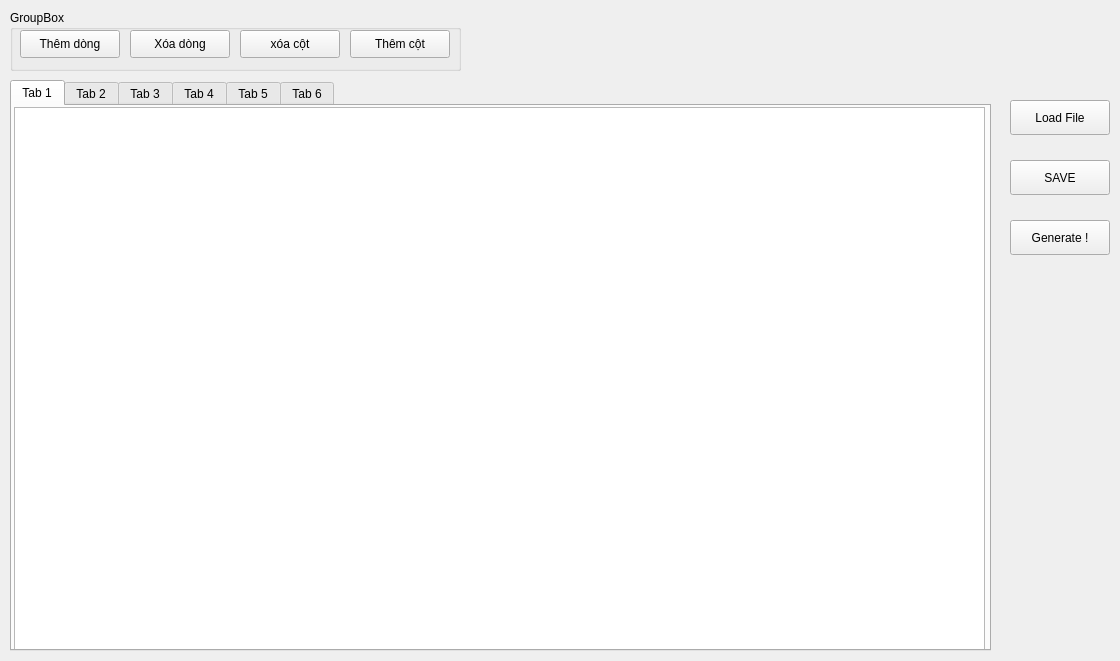
<?xml version="1.0" encoding="UTF-8"?>
<ui version="4.0">
 <class>DuToan</class>
 <widget class="QMainWindow" name="DuToan">
  <property name="geometry">
   <rect>
    <x>0</x>
    <y>0</y>
    <width>1120</width>
    <height>661</height>
   </rect>
  </property>
  <property name="windowTitle">
   <string>MainWindow</string>
  </property>
  <widget class="QWidget" name="centralwidget">
   <widget class="QPushButton" name="but_load_file">
    <property name="geometry">
     <rect>
      <x>1010</x>
      <y>100</y>
      <width>100</width>
      <height>35</height>
     </rect>
    </property>
    <property name="text">
     <string>Load File</string>
    </property>
   </widget>
   <widget class="QPushButton" name="but_save">
    <property name="geometry">
     <rect>
      <x>1010</x>
      <y>160</y>
      <width>100</width>
      <height>35</height>
     </rect>
    </property>
    <property name="text">
     <string>SAVE</string>
    </property>
   </widget>
   <widget class="QPushButton" name="but_generate">
    <property name="geometry">
     <rect>
      <x>1010</x>
      <y>220</y>
      <width>100</width>
      <height>35</height>
     </rect>
    </property>
    <property name="text">
     <string>Generate !</string>
    </property>
   </widget>
   <widget class="QGroupBox" name="groupBox">
    <property name="geometry">
     <rect>
      <x>10</x>
      <y>10</y>
      <width>451</width>
      <height>61</height>
     </rect>
    </property>
    <property name="title">
     <string>GroupBox</string>
    </property>
    <widget class="QPushButton" name="but_them_cot">
     <property name="geometry">
      <rect>
       <x>340</x>
       <y>20</y>
       <width>100</width>
       <height>28</height>
      </rect>
     </property>
     <property name="text">
      <string>Thêm cột</string>
     </property>
    </widget>
    <widget class="QPushButton" name="but_xoa_dong">
     <property name="geometry">
      <rect>
       <x>120</x>
       <y>20</y>
       <width>100</width>
       <height>28</height>
      </rect>
     </property>
     <property name="text">
      <string>Xóa dòng</string>
     </property>
    </widget>
    <widget class="QPushButton" name="but_them_dong">
     <property name="geometry">
      <rect>
       <x>10</x>
       <y>20</y>
       <width>100</width>
       <height>28</height>
      </rect>
     </property>
     <property name="text">
      <string>Thêm dòng</string>
     </property>
    </widget>
    <widget class="QPushButton" name="but_xoa_cot">
     <property name="geometry">
      <rect>
       <x>230</x>
       <y>20</y>
       <width>100</width>
       <height>28</height>
      </rect>
     </property>
     <property name="text">
      <string>xóa cột</string>
     </property>
    </widget>
   </widget>
   <widget class="QTabWidget" name="tabWidget">
    <property name="geometry">
     <rect>
      <x>10</x>
      <y>80</y>
      <width>981</width>
      <height>571</height>
     </rect>
    </property>
    <property name="currentIndex">
     <number>0</number>
    </property>
    <widget class="QWidget" name="tab">
     <attribute name="title">
      <string>Tab 1</string>
     </attribute>
     <widget class="QTableWidget" name="tableWidget">
      <property name="geometry">
       <rect>
        <x>2</x>
        <y>1</y>
        <width>971</width>
        <height>561</height>
       </rect>
      </property>
     </widget>
    </widget>
    <widget class="QWidget" name="tab_2">
     <attribute name="title">
      <string>Tab 2</string>
     </attribute>
     <widget class="QTableWidget" name="tableWidget_2">
      <property name="geometry">
       <rect>
        <x>1</x>
        <y>0</y>
        <width>971</width>
        <height>561</height>
       </rect>
      </property>
     </widget>
    </widget>
    <widget class="QWidget" name="tab_3">
     <attribute name="title">
      <string>Tab 3</string>
     </attribute>
     <widget class="QTableWidget" name="tableWidget_3">
      <property name="geometry">
       <rect>
        <x>2</x>
        <y>2</y>
        <width>971</width>
        <height>561</height>
       </rect>
      </property>
     </widget>
    </widget>
    <widget class="QWidget" name="tab_4">
     <attribute name="title">
      <string>Tab 4</string>
     </attribute>
     <widget class="QTableWidget" name="tableWidget_4">
      <property name="geometry">
       <rect>
        <x>2</x>
        <y>1</y>
        <width>971</width>
        <height>561</height>
       </rect>
      </property>
     </widget>
    </widget>
    <widget class="QWidget" name="tab_5">
     <attribute name="title">
      <string>Tab 5</string>
     </attribute>
     <widget class="QTableWidget" name="tableWidget_5">
      <property name="geometry">
       <rect>
        <x>1</x>
        <y>1</y>
        <width>971</width>
        <height>561</height>
       </rect>
      </property>
     </widget>
    </widget>
    <widget class="QWidget" name="tab_6">
     <attribute name="title">
      <string>Tab 6</string>
     </attribute>
     <widget class="QTableWidget" name="tableWidget_6">
      <property name="geometry">
       <rect>
        <x>2</x>
        <y>2</y>
        <width>971</width>
        <height>561</height>
       </rect>
      </property>
     </widget>
    </widget>
   </widget>
  </widget>
 </widget>
 <resources/>
 <connections/>
</ui>
